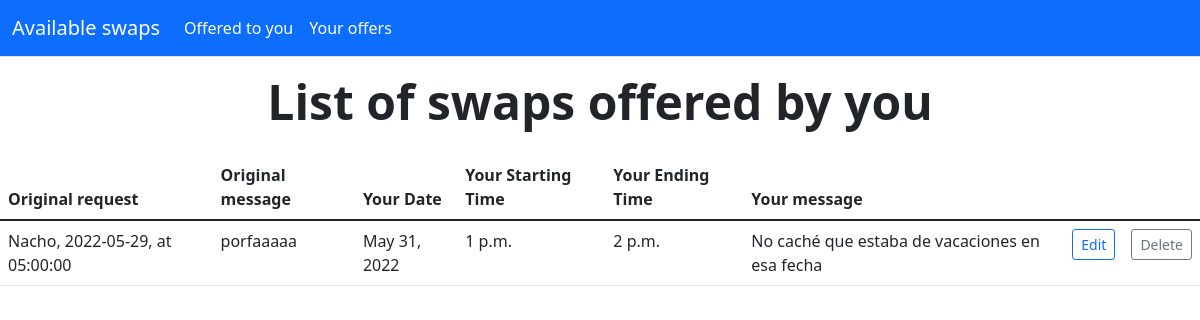
Page /your_offers/ (signed in) on the earlier database version.
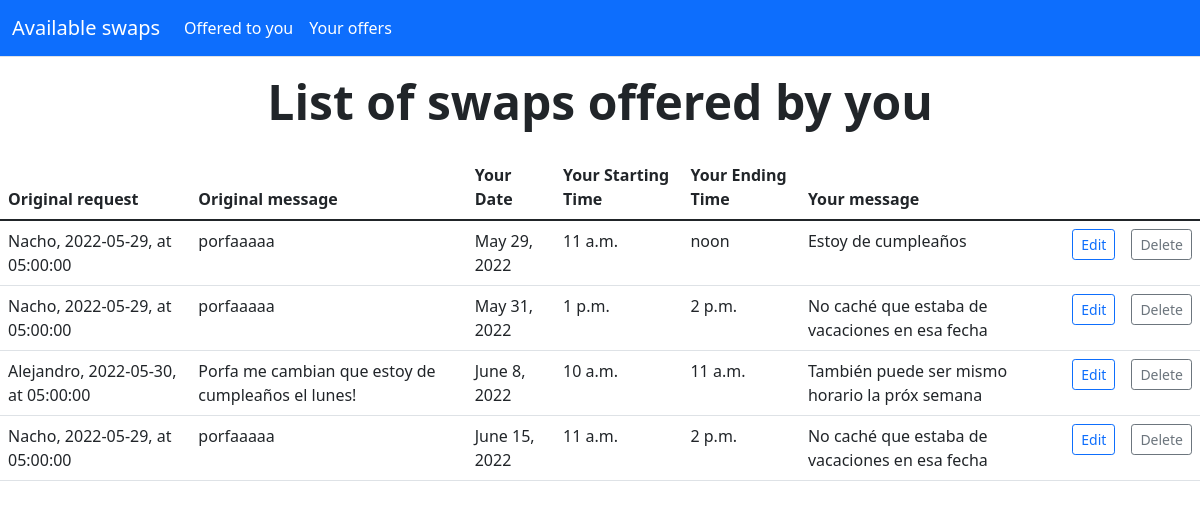
Same page on the later database version.
### chat_commerce/models.py (models this page shows, shortened)
class Offer(models.Model):
    User = models.ForeignKey(User, related_name='offering_user', on_delete=models.CASCADE)
    Request = models.ForeignKey(Request, related_name='original_request', on_delete=models.CASCADE)
    message = models.TextField(blank=True)
    active = models.BooleanField(default=True)
    date = models.DateField()
    start_time = models.TimeField()
    end_time = models.TimeField()
    created_at = models.DateTimeField(auto_now_add=True)
    updated_at = models.DateTimeField(auto_now=True)
    objects = models.Manager()
    accepted = models.BooleanField(default=False)
    class Meta:
        verbose_name_plural = 'Offerings'
        ordering = ('date', "start_time", "end_time")

class Request(models.Model):
    User = models.ForeignKey(User, related_name='requesting_user', on_delete=models.CASCADE)
    message = models.TextField(blank=True)
    active = models.BooleanField(default=True)
    date = models.DateField()
    start_time = models.TimeField()
    end_time = models.TimeField()
    created_at = models.DateTimeField(auto_now_add=True)
    updated_at = models.DateTimeField(auto_now=True)
    objects = models.Manager()
    accepted = models.BooleanField(default=False)
    class Meta:
        verbose_name_plural = 'Requests'
        ordering = ('date', "start_time", "end_time")
    def __str__(self):
        return f"{self.User.username.capitalize()}, {self.date}, at {self.start_time}"

### chat_commerce/views.py (the view)
# urls.py: path('your_offers/', views.YourOffers_ListView.as_view(), name='your_offers'),
class YourOffers_ListView(LoginRequiredMixin, ListView):
    model = Offer
    template_name = 'chat_commerce/your_offers.html'
    raise_exception = True
    def get_queryset(self):
        return Offer.objects.filter(User=self.request.user)

### templates/chat_commerce/your_offers.html (shortened to what this page needs)
{% extends "../base.html" %}
{% block content %}
	<div class="px-6 py-2 my-2 text-center">
		<h1 class="display-5 fw-bold">List of swaps offered by you</h1>
	</div>
	<table class="table">
	  <thead>
	    <tr>
		  <th scope="col">Original request</th>
		  <th scope="col">Original message</th>
	      <th scope="col">Your Date</th>
	      <th scope="col">Your Starting Time</th>
	      <th scope="col">Your Ending Time</th>
		  <th scope="col">Your message</th>
	    </tr>
	  </thead>
	  <tbody>
	    {% for offer in object_list %}
        {% if offer.active %}
		<tr>
		  <td>{{offer.Request}}</td>
          <td>{{offer.Request.message}}</td>
	      <td>{{offer.date}}</td>
	      <td>{{offer.start_time}}</td>
	      <td>{{offer.end_time}}</td>
		  <td>{{offer.message}}</td>
		  <td>
			<a button type="button" class="btn btn-outline-primary btn-sm" href="{% url 'chat_commerce:offer_update' offer.id %}">Edit</a>
		  </td>
		  <td>
			<a button type="button" class="btn btn-outline-secondary btn-sm" href="{% url 'chat_commerce:delete_offer' offer.id %}">Delete</a>
		  </td>
	    </tr>
        {% endif %}
	   {% endfor %}
	  </tbody>
	</table>
{% endblock %}

Differences in the rows shown:
added Offer: Request "Nacho, 2022-05-29, at 05:00:00", Request.message "porfaaaaa", date "May 29, 2022", start_time "11 a.m.", end_time "noon", message "Estoy de cumpleaños"
now on this page (row edited): Offer: Request "Alejandro, 2022-05-30, at 05:00:00", Request.message "Porfa me cambian que estoy de cumpleaños el lunes!", date "June 8, 2022", start_time "10 a.m.", end_time "11 a.m.", message "También puede ser mismo horario la próx semana"
added Offer: Request "Nacho, 2022-05-29, at 05:00:00", Request.message "porfaaaaa", date "June 15, 2022", start_time "11 a.m.", end_time "2 p.m.", message "No caché que estaba de vacaciones en esa fecha"
